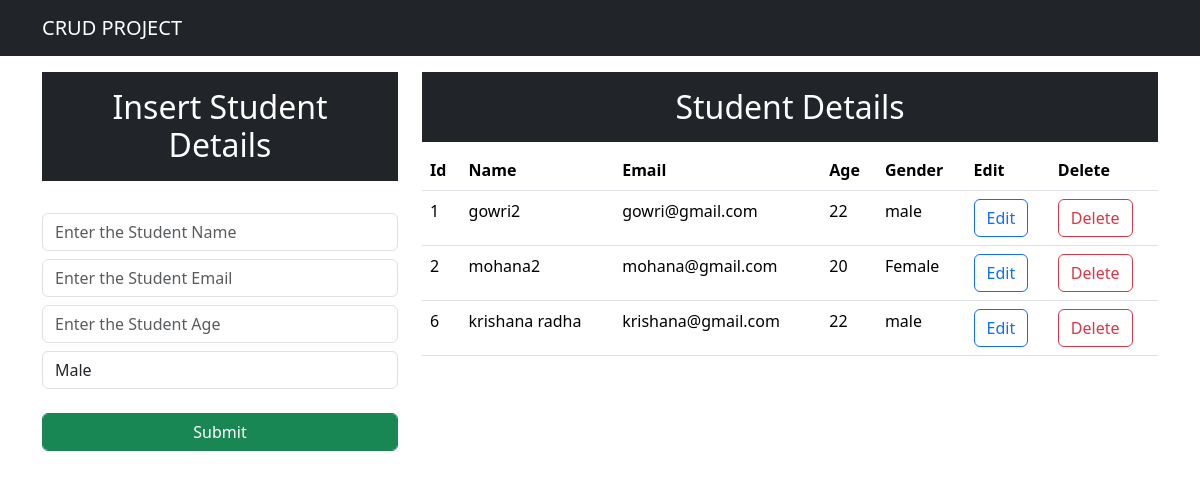
Before: / with the older database file.
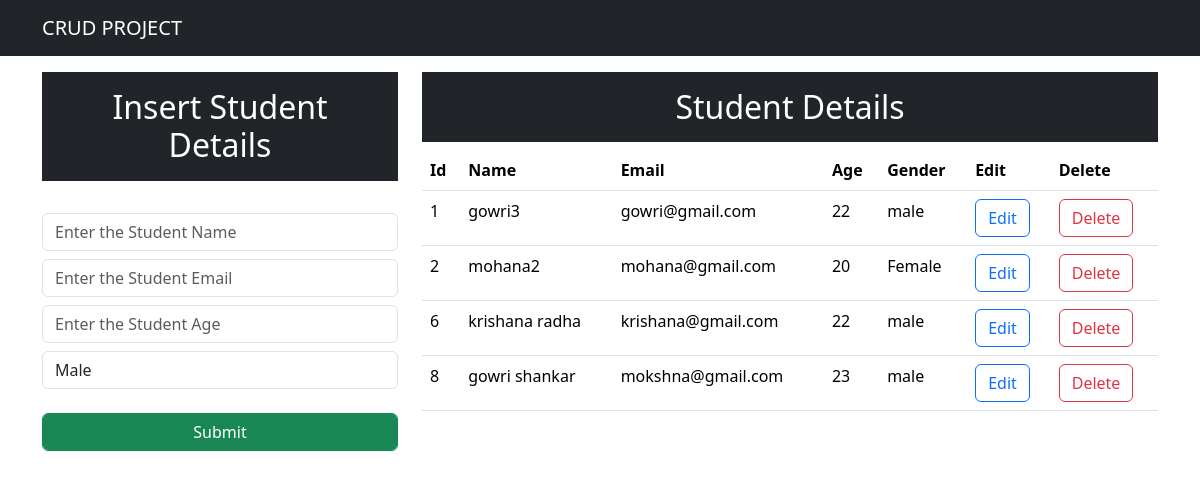
After: the same page with the newer database file.
### app/models.py (models this page shows, shortened)
class Student(models.Model):
    name=models.CharField(max_length=25,blank=False)
    email=models.EmailField()
    age=models.IntegerField()
    gender=models.CharField(max_length=25,blank=False)

### app/views.py (the view)
# urls.py: path('',views.index),
def index(request):
    data=Student.objects.all()
    context={"data":data}
    return render(request,"index.html",context)

### templates/index.html (shortened to what this page needs)
<!DOCTYPE html>
<html lang="en">
<head>
    <link href="https://cdn.jsdelivr.net/npm/bootstrap@5.3.2/dist/css/bootstrap.min.css" rel="stylesheet">
</head>
<body>
    <nav class="navbar navbar-expand-lg navbar-dark bg-dark">
    <div class="container">
        <a class="navbar-brand" href="#">CRUD PROJECT</a>
      </nav>
   <div class="container mt-3">
    <div class="row">
        <div class="col-md-4">
            <h2 class="bg-dark text-white text-center p-3">Insert  Student  Details</h2>
            <br>
            <form action="/insert" method="post">{% csrf_token %}
                <div class="form-group">
                    <input type="text" class="form-control" placeholder="Enter the Student Name" name="name">
              </div>
              <div class="form-group">
                <input type="text" class="form-control mt-2" placeholder="Enter the Student Email" name="email">
              </div>
              <div class="form-group">
                <input type="number" class="form-control mt-2" placeholder="Enter the Student Age" name="age">
              </div>
              <div>
                <select  name="gender" class="form-control mt-2">
                    <option value="male">Male</option>
                </select>
              </div>
              <br>
              <div>
                <button class="btn btn-success form-control" type="submit">Submit</button>
              </div>
            </form>
        </div>
        <div class="col-md-8">
           <h2 class="text-center text-white bg-dark p-3">Student Details</h2>
           <table class="table">
            <thead>
              <tr>
                <th>Id</th>
                <th>Name</th>
                <th>Email</th>
                <th>Age</th>
                <th>Gender</th>
                <th>Edit</th>
                <th>Delete</th>
              </tr>
            </thead>
            <tbody>
              {% for d in data  %}
              <tr>
                <td> {{d.id}}</td>
                <td> {{d.name}}</td>
                <td> {{d.email}}</td>
                <td> {{d.age}}</td>
                <td> {{d.gender}}</td>
                <td><a button href="/update/{{d.id}}" class="btn btn-outline-primary"> Edit</a></button></td>
                <td><a button href="/delete/{{d.id}}" class="btn btn-outline-danger"> Delete</a></button></td>
              </tr>
              {% endfor %}
            </tbody>
           </table>
        </div>
    </div>
</body>
</html>

Changed rows visible on the page:
changed Student "gowri@gmail.com": name "gowri2" → "gowri3"
added Student: id "8", name "gowri shankar", email "mokshna@gmail.com", age "23", gender "male"
